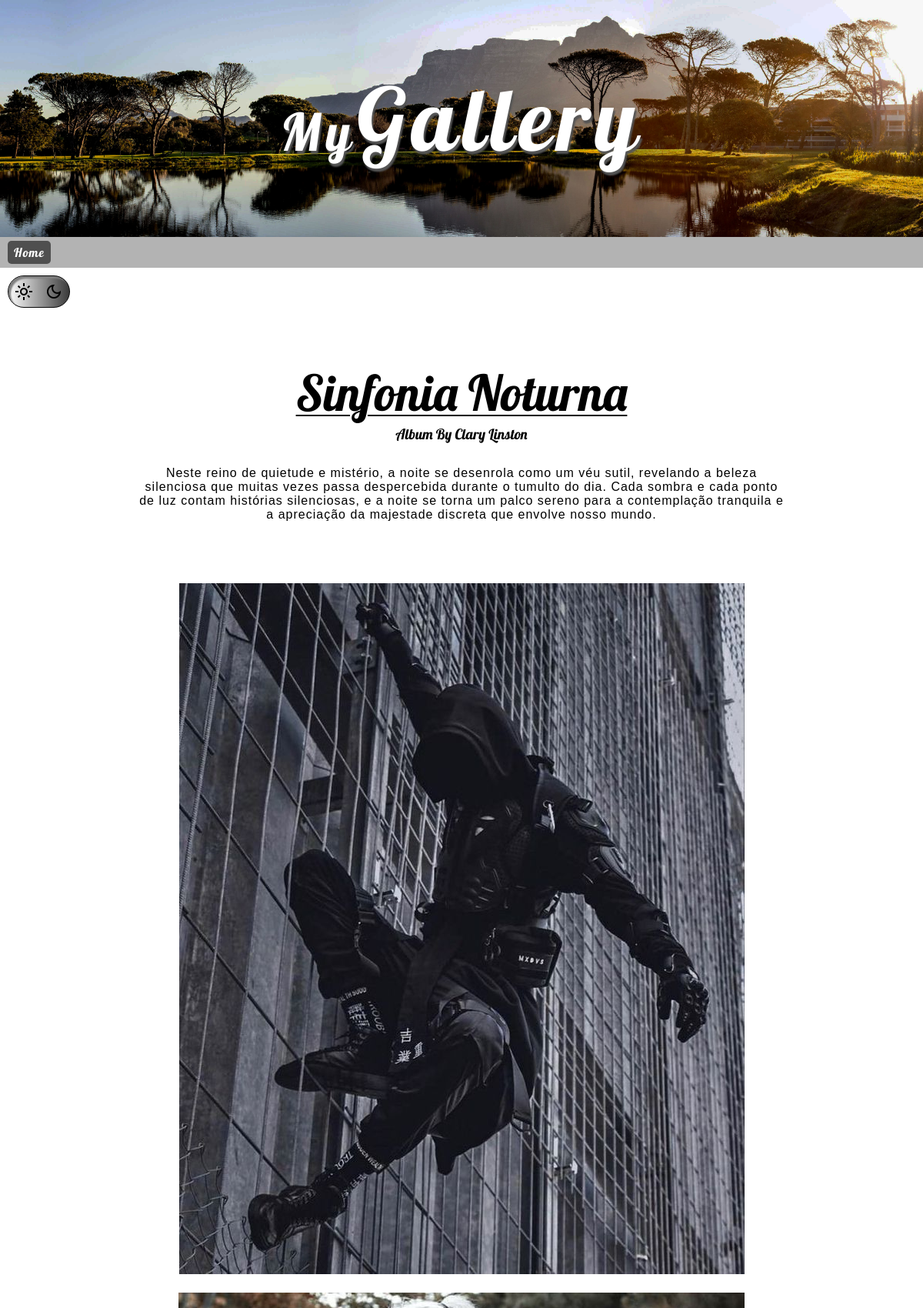
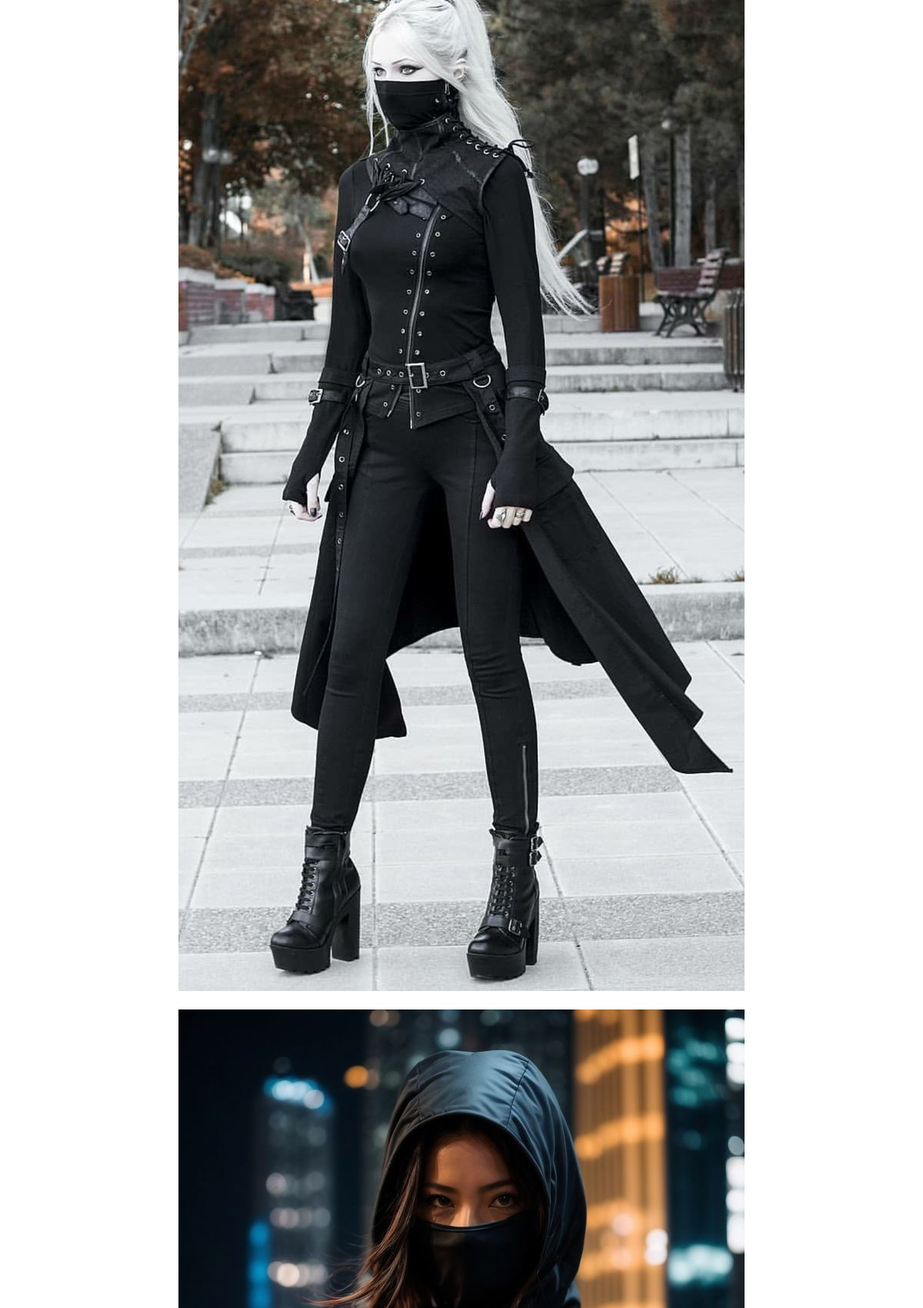
Page /album/14/view (upper part) on the committed database (2 pictures, top to bottom).
### Gallery/models.py (models this page shows, shortened)
class Post(models.Model):
    author = models.CharField(max_length=30)
    title = models.CharField(max_length=300)
    text = models.TextField()
    created_date = models.DateTimeField(default=timezone.now)
    posted_imgs = models.ManyToManyField(Img_Files, blank=True)

class Img_Files(models.Model):
    img = models.FileField(upload_to='Gallery/users_images')

### Gallery/views.py (the view)
# urls.py: path('/view', views.view_album, name='view_album'),
def view_album(request, pk):
    album = get_object_or_404(Post, pk=pk)
    return render(request, 'album.html', {'album':album} )

### Gallery/templates/album.html (shortened to what this page needs)
{% load static %}
<!DOCTYPE html>
<html lang="pt-br">
<head>
    <link rel="stylesheet" href="{% static 'css/global.css' %}">
    <link rel="stylesheet" href="{% static 'css/album.css' %}">
</head>
<body>
    <header class="img_on_bg logo_header">
        <h1><small>My</small>Gallery</h1>
    </header>
    <nav class="main_nav">
        <a href="{% url 'gallery_posts' %}">Home</a>
    </nav>
    <main id="album_body">
        <header id="album_header">
            <div class="light_mode_on" id="light_controls">
                <span class="material-symbols-outlined" id="light_mode">light_mode</span>
                <span class="material-symbols-outlined" id="dark_mode">dark_mode</span>
            </div>
            <h2>{{ album.title }}</h2>
            <h3 class="small author">Album By {{ album.author }}</h3>
            <p class="album_description">{{ album.text }}</p>
        </header>
        <ul class="all_images" id="display_images">
            {% for img in album.posted_imgs.all %}
                <li><img src="{{ img.img.url }}" id="{{ img.img.url }}" class="image" alt=""></li>
            {% endfor %}
        </ul>
    </main>
</body>
</html>

### Gallery/static/css/global.css (style rules this page uses)
* { padding: 0; margin: 0; box-sizing: border-box; font-family: 'Lobster', Georgia, 'Times New Roman', Times, serif; }

### Gallery/static/css/album.css (style rules this page uses)
.logo_header { display: flex; align-items: center; justify-content: center; background-image: url(../imgs/7.1.jpg); background-size: contain; background-repeat: no-repeat; height: 25.7vw; }
.logo_header h1 { letter-spacing: 7px; font-size: 7em; font-weight: 400; color: #fff; text-shadow: 2px 4px 2px rgb(85, 85, 85); }
.main_nav { display: flex; align-items: center; gap: 15px; width: 100%; height: 40px; padding: 0px 10px; background-color: #7575758c; box-shadow: 0px 4px 5px #424242; }
.main_nav a { color: #fff; text-decoration: none; letter-spacing: 1px; padding: 5px 8px; border-radius: 5px; background-color: #161616a2; }
small { font-size: .6em; }
.img_on_bg { background-attachment: fixed; }
main { background-color: #fff; }
main header { padding-top: 10px; height: fit-content; color: #000; }
main header #light_controls { color: #000; width: fit-content; padding: 8px; margin-left: 10px; border-radius: 30px; display: flex; flex-direction: row; gap: 15px; border: 1px solid rgb(5, 5, 5); }
.light_mode_on { background-image: linear-gradient(to left, rgba(0, 0, 0, 0.774), #fff); box-shadow: 3px 3px 2px grey inset; }
main header h2 { text-align: center; font-size: 4em; font-weight: 400; margin-top: 70px; text-decoration: underline 2px; text-underline-offset: 5px; }
main header .author { text-align: center; font-weight: 400; margin-top: 2px; }
main header .album_description { font-family: 'Franklin Gothic Medium', 'Arial Narrow', Arial, sans-serif; text-align: center; margin: auto; margin-top: 30px; max-width: 70%; letter-spacing: 1px; }
main .all_images { margin-top: 80px; width: 100%; height: auto; display: flex; flex-wrap: wrap; justify-content: center; align-items: center; gap: 20px; list-style: none; }
main .all_images li { max-width: 80%; max-height: 50%; }
main .all_images li img { max-width: 100%; max-height: 100%; }

### rows in the picture
Post: title "Sinfonia Noturna", author "Clary Linston", text "Neste reino de quietude e mistério, a noite se desenrola como um véu sutil, revelando a beleza silenciosa que muitas vezes passa despercebida durante o tumulto do dia. Cada sombra e cada ponto de luz contam histórias silenciosas, e a noite se torna um palco sereno para a contemplação tranquila e a apreciação da majestade discreta que envolve nosso mundo."
Img_Files: img (picture)
Img_Files: img (picture)
Img_Files: img (picture)
